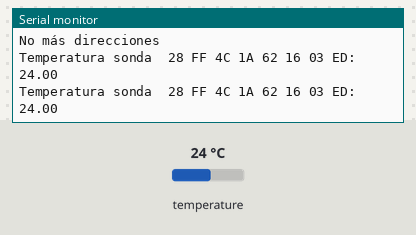
Bench run of a sketch on a simulated Arduino Uno, built with avr-gcc and run on an emulated ATmega328P. Shown: the last lines printed to the serial monitor. The inputs (shaded band) are chosen by the test bench; at power-on: temperature 24 °C.

Above: at 3.3 s.
3.4 s: temperature set to 12 °C
At 5.5 s:
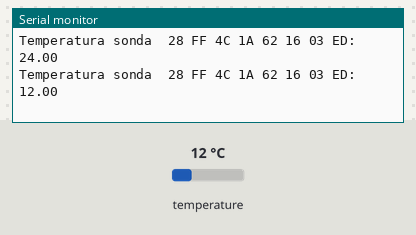
5.9 s: temperature set to 19 °C
At 7.1 s:
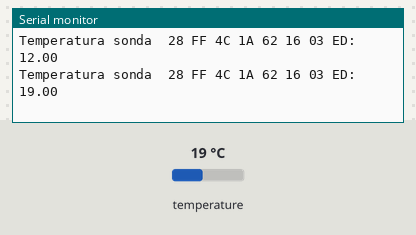

The sketch:

detectPrintTemp1Wire.ino
```cpp
#include <DallasTemperature.h>
#include <OneWire.h>

OneWire ourWire(5);
DallasTemperature sensors(&ourWire);

DeviceAddress sondaAddr[5];
static int numSondas = 0;


void setup() {
  // put your setup code here, to run once:
  Serial.begin(115200);
  registrarSondas();
}
void registrarSondas(){
  unsigned char addr[8];
  int i, j;
  numSondas = 0;
  for(j=0;j<5;j++)
  if(!ourWire.search(addr)){
      Serial.println("No más direcciones");
      break;
  }
  else {

    Serial.print("sonda ");
    Serial.print(j);
    Serial.print(": ");
    for(i=0;i<8;i++)
    {
      Serial.print(' ');
      Serial.print(addr[i],HEX);
    }
    Serial.println(" ");
    numSondas++;
    memcpy(sondaAddr[j],addr,8);
    }
}
int getResolucion (DeviceAddress addr)
{
  return sensors.getResolution(addr);
}

/* resolucion por defecto de la sonda es de 12 bits.
 * resolucion configurada | precision obtenida | tiempo de lectura
 *         12 bits        |      0.0625ºC      |      750.00 ms
 *         11 bits        |      0.1250ºC      |      350.00 ms
 *         10 bits        |      0.2500ºC      |      187.50 ms
 *          9 bits        |      0.5000ºC      |       93.75 ms
 */
void setResolucion(DeviceAddress addr, int nivel){
  sensors.setResolution(addr,nivel);
}
void printAddress(DeviceAddress da){
  for (int i = 0; i< 8; i++){
    Serial.print(" ");
    if (da[i] <16) Serial.print("0");
    Serial.print(da[i],HEX);
  }
}

void loop() {
  // put your main code here, to run repeatedly:
  int i;

  for(i=0;i<numSondas;i++)
  {
    sensors.requestTemperatures();
    Serial.print("Temperatura sonda ");
    printAddress(sondaAddr[i]);
    Serial.print(": ");
    Serial.println(sensors.getTempC(sondaAddr[i]));
    //Serial.print(sensors.getTempCByIndex(0));
    delay(1000);

  }


}
```

Measured:
- after the input at 3.4 s, the serial monitor: prints a new line after 0.91 s (image 1)
- after the input at 5.9 s, the serial monitor: prints a new line after 0.18 s (image 2)
